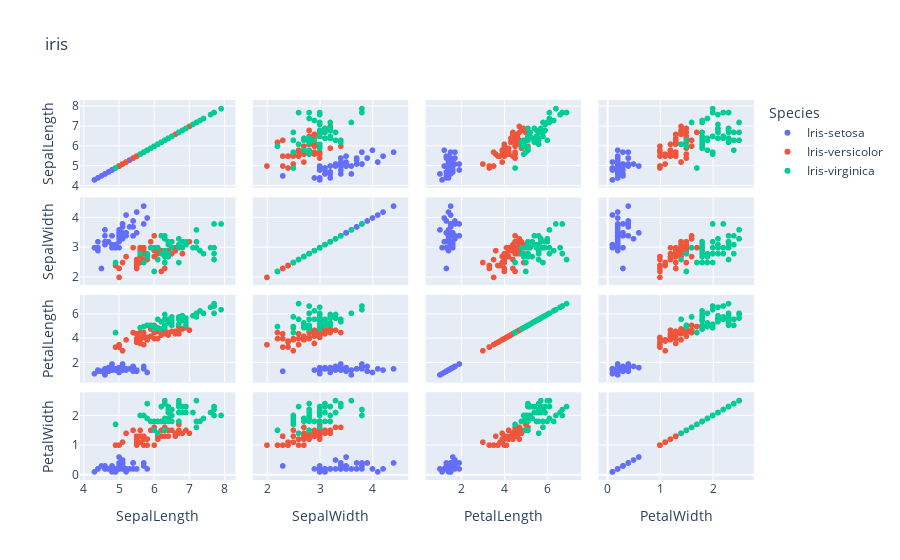

This figure's notebook cell:
### Code cell
px.scatter_matrix(dataset,color='Species',title='iris',dimensions=['SepalLength','SepalWidth','PetalLength','PetalWidth'])

### Figure 1 — Plotly figure (JSON) as saved in the notebook; plotly's stock layout.template omitted (floating-point values rounded to 4 significant figures)
{"data": [{"dimensions": [{"axis": {"matches": true}, "label": "SepalLength", "values": [5.1, 4.9, 4.7, 4.6, 5, 5.4, 4.6, 5, 4.4, 4.9, 5.4, 4.8, 4.8, 4.3, 5.8, 5.7, 5.4, 5.1, 5.7, 5.1, 5.4, 5.1, 4.6, 5.1, 4.8, 5, 5, 5.2, 5.2, 4.7, 4.8, 5.4, 5.2, 5.5, 4.9, 5, 5.5, 4.9, 4.4, 5.1, 5, 4.5, 4.4, 5, 5.1, 4.8, 5.1, 4.6, 5.3, 5]}, {"axis": {"matches": true}, "label": "SepalWidth", "values": [3.5, 3, 3.2, 3.1, 3.6, 3.9, 3.4, 3.4, 2.9, 3.1, 3.7, 3.4, 3, 3, 4, 4.4, 3.9, 3.5, 3.8, 3.8, 3.4, 3.7, 3.6, 3.3, 3.4, 3, 3.4, 3.5, 3.4, 3.2, 3.1, 3.4, 4.1, 4.2, 3.1, 3.2, 3.5, 3.1, 3, 3.4, 3.5, 2.3, 3.2, 3.5, 3.8, 3, 3.8, 3.2, 3.7, 3.3]}, {"axis": {"matches": true}, "label": "PetalLength", "values": [1.4, 1.4, 1.3, 1.5, 1.4, 1.7, 1.4, 1.5, 1.4, 1.5, 1.5, 1.6, 1.4, 1.1, 1.2, 1.5, 1.3, 1.4, 1.7, 1.5, 1.7, 1.5, 1, 1.7, 1.9, 1.6, 1.6, 1.5, 1.4, 1.6, 1.6, 1.5, 1.5, 1.4, 1.5, 1.2, 1.3, 1.5, 1.3, 1.5, 1.3, 1.3, 1.3, 1.6, 1.9, 1.4, 1.6, 1.4, 1.5, 1.4]}, {"axis": {"matches": true}, "label": "PetalWidth", "values": [0.2, 0.2, 0.2, 0.2, 0.2, 0.4, 0.3, 0.2, 0.2, 0.1, 0.2, 0.2, 0.1, 0.1, 0.2, 0.4, 0.4, 0.3, 0.3, 0.3, 0.2, 0.4, 0.2, 0.5, 0.2, 0.2, 0.4, 0.2, 0.2, 0.2, 0.2, 0.4, 0.1, 0.2, 0.1, 0.2, 0.2, 0.1, 0.2, 0.2, 0.3, 0.3, 0.2, 0.6, 0.4, 0.3, 0.2, 0.2, 0.2, 0.2]}], "hovertemplate": "Species=Iris-setosa<br>%{xaxis.title.text}=%{x}<br>%{yaxis.title.text}=%{y}<extra></extra>", "legendgroup": "Iris-setosa", "marker": {"color": "#636efa", "symbol": "circle"}, "name": "Iris-setosa", "showlegend": true, "type": "splom"}, {"dimensions": [{"axis": {"matches": true}, "label": "SepalLength", "values": [7, 6.4, 6.9, 5.5, 6.5, 5.7, 6.3, 4.9, 6.6, 5.2, 5, 5.9, 6, 6.1, 5.6, 6.7, 5.6, 5.8, 6.2, 5.6, 5.9, 6.1, 6.3, 6.1, 6.4, 6.6, 6.8, 6.7, 6, 5.7, 5.5, 5.5, 5.8, 6, 5.4, 6, 6.7, 6.3, 5.6, 5.5, 5.5, 6.1, 5.8, 5, 5.6, 5.7, 5.7, 6.2, 5.1, 5.7]}, {"axis": {"matches": true}, "label": "SepalWidth", "values": [3.2, 3.2, 3.1, 2.3, 2.8, 2.8, 3.3, 2.4, 2.9, 2.7, 2, 3, 2.2, 2.9, 2.9, 3.1, 3, 2.7, 2.2, 2.5, 3.2, 2.8, 2.5, 2.8, 2.9, 3, 2.8, 3, 2.9, 2.6, 2.4, 2.4, 2.7, 2.7, 3, 3.4, 3.1, 2.3, 3, 2.5, 2.6, 3, 2.6, 2.3, 2.7, 3, 2.9, 2.9, 2.5, 2.8]}, {"axis": {"matches": true}, "label": "PetalLength", "values": [4.7, 4.5, 4.9, 4, 4.6, 4.5, 4.7, 3.3, 4.6, 3.9, 3.5, 4.2, 4, 4.7, 3.6, 4.4, 4.5, 4.1, 4.5, 3.9, 4.8, 4, 4.9, 4.7, 4.3, 4.4, 4.8, 5, 4.5, 3.5, 3.8, 3.7, 3.9, 5.1, 4.5, 4.5, 4.7, 4.4, 4.1, 4, 4.4, 4.6, 4, 3.3, 4.2, 4.2, 4.2, 4.3, 3, 4.1]}, {"axis": {"matches": true}, "label": "PetalWidth", "values": [1.4, 1.5, 1.5, 1.3, 1.5, 1.3, 1.6, 1, 1.3, 1.4, 1, 1.5, 1, 1.4, 1.3, 1.4, 1.5, 1, 1.5, 1.1, 1.8, 1.3, 1.5, 1.2, 1.3, 1.4, 1.4, 1.7, 1.5, 1, 1.1, 1, 1.2, 1.6, 1.5, 1.6, 1.5, 1.3, 1.3, 1.3, 1.2, 1.4, 1.2, 1, 1.3, 1.2, 1.3, 1.3, 1.1, 1.3]}], "hovertemplate": "Species=Iris-versicolor<br>%{xaxis.title.text}=%{x}<br>%{yaxis.title.text}=%{y}<extra></extra>", "legendgroup": "Iris-versicolor", "marker": {"color": "#EF553B", "symbol": "circle"}, "name": "Iris-versicolor", "showlegend": true, "type": "splom"}, {"dimensions": [{"axis": {"matches": true}, "label": "SepalLength", "values": [6.3, 5.8, 7.1, 6.3, 6.5, 7.6, 4.9, 7.3, 6.7, 7.2, 6.5, 6.4, 6.8, 5.7, 5.8, 6.4, 6.5, 7.7, 7.7, 6, 6.9, 5.6, 7.7, 6.3, 6.7, 7.2, 6.2, 6.1, 6.4, 7.2, 7.4, 7.9, 6.4, 6.3, 6.1, 7.7, 6.3, 6.4, 6, 6.9, 6.7, 6.9, 5.8, 6.8, 6.7, 6.7, 6.3, 6.5, 6.2, 5.9]}, {"axis": {"matches": true}, "label": "SepalWidth", "values": [3.3, 2.7, 3, 2.9, 3, 3, 2.5, 2.9, 2.5, 3.6, 3.2, 2.7, 3, 2.5, 2.8, 3.2, 3, 3.8, 2.6, 2.2, 3.2, 2.8, 2.8, 2.7, 3.3, 3.2, 2.8, 3, 2.8, 3, 2.8, 3.8, 2.8, 2.8, 2.6, 3, 3.4, 3.1, 3, 3.1, 3.1, 3.1, 2.7, 3.2, 3.3, 3, 2.5, 3, 3.4, 3]}, {"axis": {"matches": true}, "label": "PetalLength", "values": [6, 5.1, 5.9, 5.6, 5.8, 6.6, 4.5, 6.3, 5.8, 6.1, 5.1, 5.3, 5.5, 5, 5.1, 5.3, 5.5, 6.7, 6.9, 5, 5.7, 4.9, 6.7, 4.9, 5.7, 6, 4.8, 4.9, 5.6, 5.8, 6.1, 6.4, 5.6, 5.1, 5.6, 6.1, 5.6, 5.5, 4.8, 5.4, 5.6, 5.1, 5.1, 5.9, 5.7, 5.2, 5, 5.2, 5.4, 5.1]}, {"axis": {"matches": true}, "label": "PetalWidth", "values": [2.5, 1.9, 2.1, 1.8, 2.2, 2.1, 1.7, 1.8, 1.8, 2.5, 2, 1.9, 2.1, 2, 2.4, 2.3, 1.8, 2.2, 2.3, 1.5, 2.3, 2, 2, 1.8, 2.1, 1.8, 1.8, 1.8, 2.1, 1.6, 1.9, 2, 2.2, 1.5, 1.4, 2.3, 2.4, 1.8, 1.8, 2.1, 2.4, 2.3, 1.9, 2.3, 2.5, 2.3, 1.9, 2, 2.3, 1.8]}], "hovertemplate": "Species=Iris-virginica<br>%{xaxis.title.text}=%{x}<br>%{yaxis.title.text}=%{y}<extra></extra>", "legendgroup": "Iris-virginica", "marker": {"color": "#00cc96", "symbol": "circle"}, "name": "Iris-virginica", "showlegend": true, "type": "splom"}], "layout": {"dragmode": "select", "legend": {"title": {"text": "Species"}, "tracegroupgap": 0}, "title": {"text": "iris"}}}
